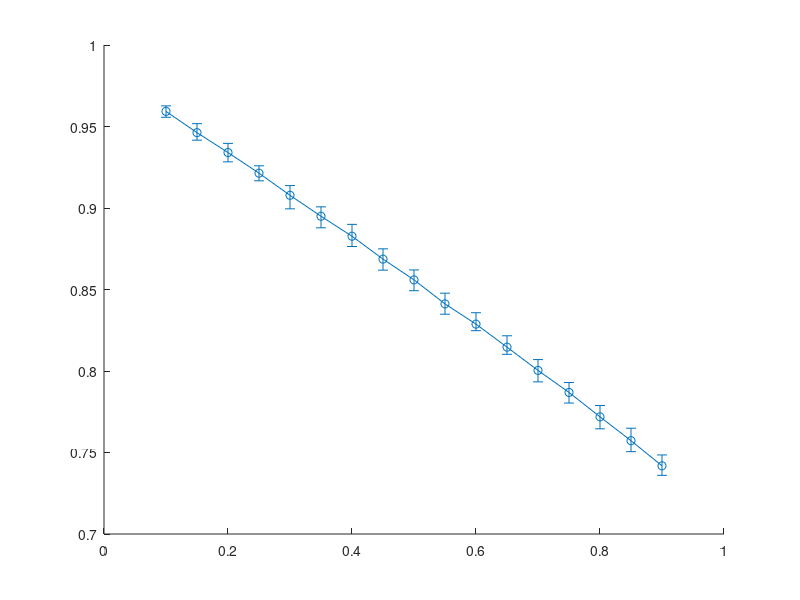

MATLAB code to generate this figure: (Note: this script raises an error after producing the figure.)
clear; clc; rng('default'); rng(0); tic; close all

mkdir('./Figure/'); mkdir('./Data/')

% Modular_2; Modular_4; Modular_5; Modular_10

load ./Data/Data_Modular_2.mat; Reff2 = Data(:,:,3); etaeff2 = Data(:,:,4); R2 = Data(:,:,1);
ReffMean2 = mean(Reff2,2); ReffMax2 = max(Reff2,[],2); ReffMin2 = min(Reff2,[],2);
ErrorUpReff2 = ReffMax2 - ReffMean2; ErrorDownReff2 = ReffMean2 - ReffMin2;
etaeffMean2 = mean(etaeff2,2); etaeffMax2 = max(etaeff2,[],2); etaeffMin2 = min(etaeff2,[],2);
ErrorUpeta2 = etaeffMax2 - etaeffMean2; ErrorDowneta2 = etaeffMean2 - etaeffMin2;
RMean2 = mean(R2,2); RMax2 = max(R2,[],2); RMin2 = min(R2,[],2);
ErrorUpR2 = RMax2 - RMean2; ErrorDownR2 = RMean2 - RMin2;

load ./Data/Data_Modular_4.mat; Reff4 = Data(:,:,3); etaeff4 = Data(:,:,4); R4 = Data(:,:,1);
ReffMean4 = mean(Reff4,2); ReffMax4 = max(Reff4,[],2); ReffMin4 = min(Reff4,[],2);
ErrorUpReff4 = ReffMax4 - ReffMean4; ErrorDownReff4 = ReffMean4 - ReffMin4;
etaeffMean4 = mean(etaeff4,2); etaeffMax4 = max(etaeff4,[],2); etaeffMin4 = min(etaeff4,[],2);
ErrorUpeta4 = etaeffMax4 - etaeffMean4; ErrorDowneta4 = etaeffMean4 - etaeffMin4;
RMean4 = mean(R4,2); RMax4 = max(R4,[],2); RMin4 = min(R4,[],2);
ErrorUpR4 = RMax4 - RMean4; ErrorDownR4 = RMean4 - RMin4;

load ./Data/Data_Modular_5.mat; Reff5 = Data(:,:,3); etaeff5 = Data(:,:,4); R5 = Data(:,:,1);
ReffMean5 = mean(Reff5,2); ReffMax5 = max(Reff5,[],2); ReffMin5 = min(Reff5,[],2);
ErrorUpReff5 = ReffMax5 - ReffMean5; ErrorDownReff5 = ReffMean5 - ReffMin5;
etaeffMean5 = mean(etaeff5,2); etaeffMax5 = max(etaeff5,[],2); etaeffMin5 = min(etaeff5,[],2);
ErrorUpeta5 = etaeffMax5 - etaeffMean5; ErrorDowneta5 = etaeffMean5 - etaeffMin5;
RMean5 = mean(R5,2); RMax5 = max(R5,[],2); RMin5 = min(R5,[],2);
ErrorUpR5 = RMax5 - RMean5; ErrorDownR5 = RMean5 - RMin5;

load ./Data/Data_Modular_10.mat; Reff10 = Data(:,:,3); etaeff10 = Data(:,:,4); R10 = Data(:,:,1);
ReffMean10 = mean(Reff10,2); ReffMax10 = max(Reff10,[],2); ReffMin10 = min(Reff10,[],2);
ErrorUpReff10 = ReffMax10 - ReffMean10; ErrorDownReff10 = ReffMean10 - ReffMin10;
etaeffMean10 = mean(etaeff10,2); etaeffMax10 = max(etaeff10,[],2); etaeffMin10 = min(etaeff10,[],2);
ErrorUpeta10 = etaeffMax10 - etaeffMean10; ErrorDowneta10 = etaeffMean10 - etaeffMin10;
RMean10 = mean(R10,2); RMax10 = max(R10,[],2); RMin10 = min(R10,[],2);
ErrorUpR10 = RMax10 - RMean10; ErrorDownR10 = RMean10 - RMin10;

eta_eff_c = ((K + c -2 * sqrt(K * c)) * alpha) / (K * delta) * ones(x_axis,1);

Fig1 = figure('Name','R_{eff} vs Connectivity','NumberTitle','off');
errorbar(p,ReffMean2,ErrorDownReff2,ErrorUpReff2,'-o','MarkerSize',6,'LineWidth',2,'DisplayName','2 modules'); hold on
errorbar(p,ReffMean4,ErrorDownReff4,ErrorUpReff4,'--v','MarkerSize',6,'LineWidth',2,'DisplayName','4 modules'); hold on
errorbar(p,ReffMean5,ErrorDownReff5,ErrorUpReff5,'-.*','MarkerSize',6,'LineWidth',2,'DisplayName','5 modules'); hold on
errorbar(p,ReffMean10,ErrorDownReff10,ErrorUpReff10,':s','MarkerSize',6,'LineWidth',2,'DisplayName','10 modules'); hold on
% errorbar(p,RMean,ErrorDownR,ErrorUpR,'-o','MarkerSize',6,'LineWidth',2,'DisplayName','\it Theoretical');
legend('Location','southwest')
xlabel('Local Connectivity'); ylabel('R_{eff}');
xlim([0.1, 0.9])
ylim([0,1]);
set(gca,'FontSize',18,'FontName','Arial','XTick',[0.1,0.3,0.5,0.7,0.9])

Fig2 = figure('Name','eta_{eff} vs Connectivity','NumberTitle','off');
p2 = errorbar(p,etaeffMean2,ErrorDowneta2,ErrorUpeta2,'-o','MarkerSize',6,'LineWidth',2,'DisplayName','2 modules'); hold on;
p4 = errorbar(p,etaeffMean4,ErrorDowneta4,ErrorUpeta4,'--v','MarkerSize',6,'LineWidth',2,'DisplayName','4 modules'); hold on;
p5 = errorbar(p,etaeffMean5,ErrorDowneta5,ErrorUpeta5,'-.*','MarkerSize',6,'LineWidth',2,'DisplayName','5 modules'); hold on;
p10 = errorbar(p,etaeffMean10,ErrorDowneta10,ErrorUpeta10,':s','MarkerSize',6,'LineWidth',2,'DisplayName','10 modules'); hold on;
plot(p,eta_eff_c,'--','LineWidth',2,'DisplayName','Critical Value','Color','#D95319');
text(0.17,0.85,'Critical Value','FontSize',18,'FontName','Arial','Color','#D95319')
xlabel('Local Connectivity'); ylabel('\eta_{eff}');
xlim([0.1, 0.9])
ylim([0,1]);
legend([ p2, p4, p5, p10], 'Location','West')
set(gca,'FontSize',18,'FontName','Arial','XTick',[0.1,0.3,0.5,0.7,0.9])

saveas(Fig1,'./Figure/Fig5a','epsc'); saveas(Fig1,'./Figure/Fig5a');
saveas(Fig2,'./Figure/Fig5b','epsc'); saveas(Fig2,'./Figure/Fig5b');
% close all